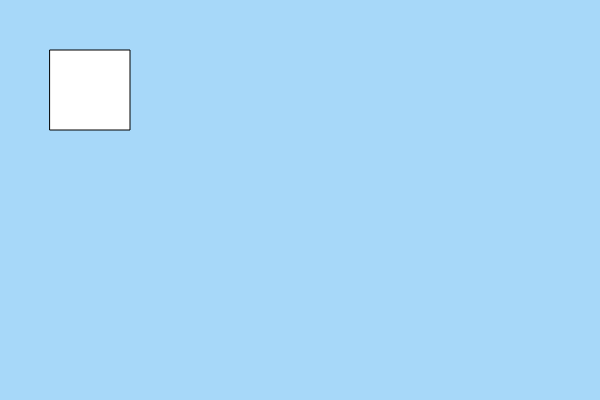
Frame 1 (no input)
Frame 60 (no input): identical to frame 1, image omitted
Frame 120 (the mouse pressed at the canvas centre since frame 60): identical to frame 1, image omitted

The p5.js sketch that drew this single still picture (run headless with seeded random() and noise() and a simulated clock; from frame 60 on, the mouse is pressed at the canvas centre):

// p5.js sketch
// ── sketch.js
var x = 50;
var y = 50;
var xVel = 0;
var yVel = 0;
var lado = 80;
function setup() {
  createCanvas(600, 400);
  background('#a7d8f9');
}

function draw() {
  background('#a7d8f9');
  rect(x, y, lado, lado);

  x += xVel;
  y += yVel;

  if (x > width) {
    x = -lado;
  } else if (x < -lado) {
    x = width;
  }

  if (y > height) {
    y = -lado;
  } else if (y < -lado) {
    y = height;
  }
}

function keyPressed() {
  if (keyCode == RIGHT_ARROW) {
    xVel = 5;
  } else if (keyCode == LEFT_ARROW) {
    xVel = -5;
  } else if (keyCode == UP_ARROW) {
    yVel = -5;
  } else if (keyCode == DOWN_ARROW) {
    yVel = 5;
  }
}
